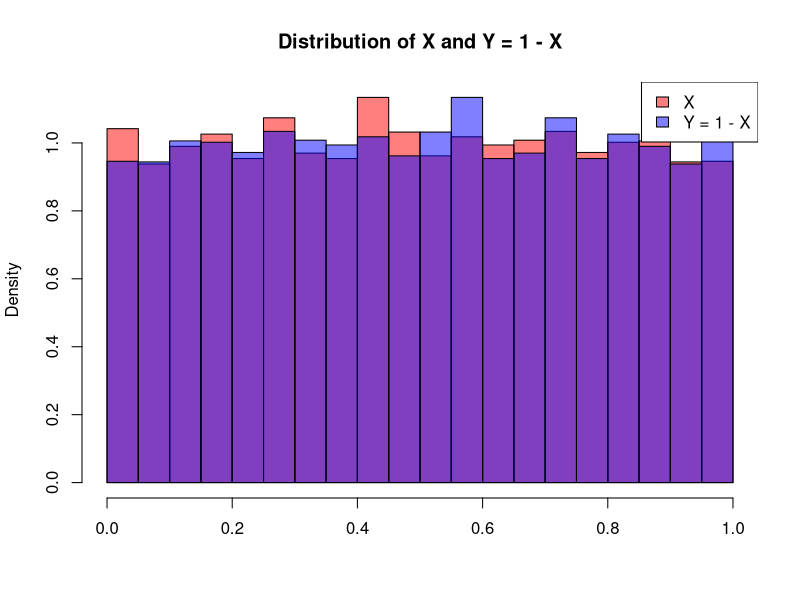
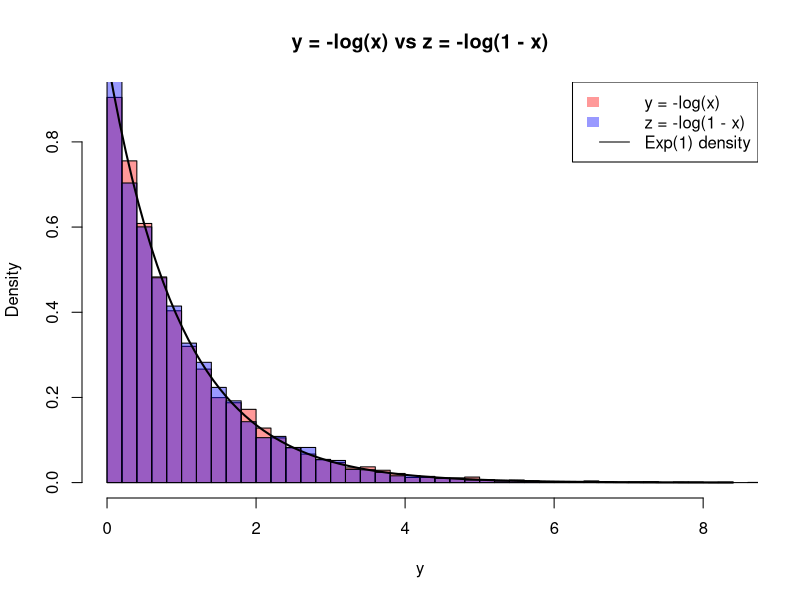
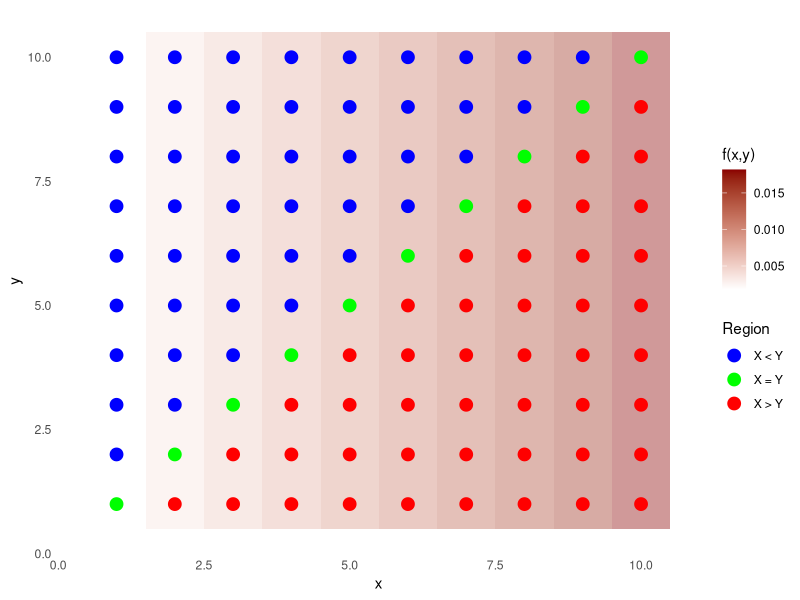
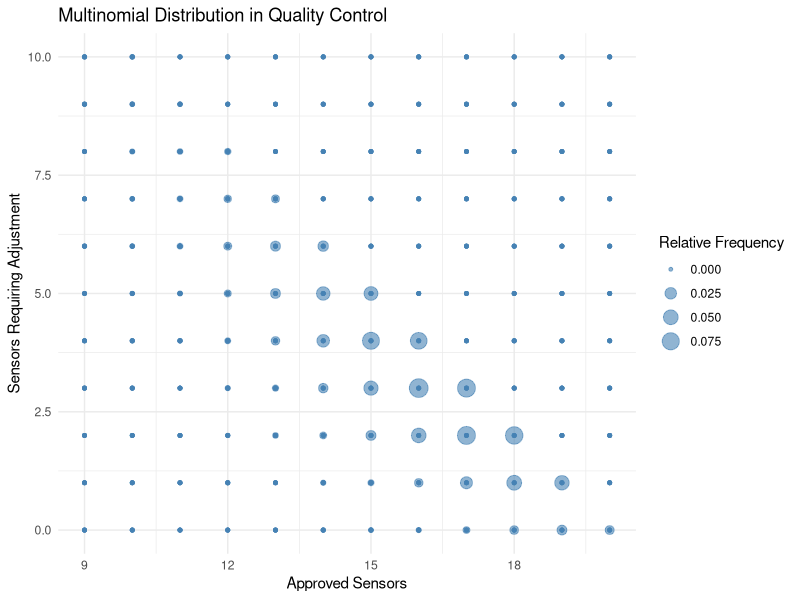

Source code (R) for these figures, in order:
## ---- chunk 1
#| label: Symm-unif-r
#| code-fold: true

set.seed(123)           # Reproducibility
n <- 10000              # Number of simulations
x <- runif(n)           # X ~ Uniform(0,1)
y <- 1 - x              # Y = 1 - X

hist(x, breaks = 30, freq = FALSE,
     col = rgb(1,0,0,0.5), main = "Distribution of X and Y = 1 - X", xlab = "")
hist(y, breaks = 30, freq = FALSE,
     col = rgb(0,0,1,0.5), add = TRUE)
legend("topright", legend = c("X", "Y = 1 - X"),
       fill = c(rgb(1,0,0,0.5), rgb(0,0,1,0.5)))
## ---- chunk 2
#| label: exp-transform-r
#| code-fold: true

set.seed(42)
 n <- 10000
 x <- runif(n)
 y <- -log(x)
 z <- -log(1 - x)

hist(y, breaks = 50, freq = FALSE,
     col = rgb(1,0,0,0.4), main = "y = -log(x) vs z = -log(1 - x)")
hist(z, breaks = 50, freq = FALSE,
     col = rgb(0,0,1,0.4), add = TRUE)
curve(dexp(x, rate = 1), col = "black", lwd = 2, add = TRUE)
legend("topright", legend = c("y = -log(x)", "z = -log(1 - x)", "Exp(1) density"),
       fill = c(rgb(1,0,0,0.4), rgb(0,0,1,0.4), NA), border = NA,
       lty = c(NA, NA, 1), col = c(NA, NA, "black"))
## ---- chunk 3
#| label: cx-example-r
#| code-fold: true

# Parameters
N <- 10
c <- 2 / (N^2 * (N + 1))

# Create grid of points
grid <- expand.grid(x = 1:N, y = 1:N)
grid$f <- c * grid$x

# Classify region
grid$region <- with(grid, ifelse(x < y, "X < Y",
                          ifelse(x == y, "X = Y", "X > Y")))

# Color palette by region
region_colors <- c("X < Y" = "blue",
                   "X = Y" = "green",
                   "X > Y" = "red")

# Load ggplot2
library(ggplot2)

# Plot
ggplot(grid, aes(x = x, y = y)) +
  geom_tile(aes(fill = f), alpha = 0.4) +
  geom_point(aes(color = region), size = 4) +
  scale_color_manual(values = region_colors) +
  scale_fill_gradient(low = "white", high = "darkred") +
  labs(x = "x", y = "y", fill = "f(x,y)", color = "Region") +
  theme_minimal() +
  theme(panel.grid = element_blank())
## ---- chunk 4
#| label: sensor-example-r
#| code-fold: true

n <- 20
p <- c(0.80, 0.15, 0.05)
outcome <- c(16, 3, 1)
prob <- dmultinom(outcome, size = n, prob = p)
round(prob, 6)
## ---- chunk 5
#| label: sensor10000-example-r
#| code-fold: true
set.seed(123)
simulaciones <- rmultinom(n = 10000, size = 20, prob = p)
df <- as.data.frame(t(simulaciones))
colnames(df) <- c("Approved", "Adjustment", "Rejected")

# Relative frequency table
tabla <- as.data.frame(table(df))
tabla$Prob <- tabla$Freq / sum(tabla$Freq)

# Visualization with ggplot2
library(ggplot2)
ggplot(tabla, aes(
  x = as.numeric(as.character(Approved)),
  y = as.numeric(as.character(Adjustment)),
  size = Prob)) +
  geom_point(alpha = 0.6, color = "steelblue") +
  labs(
    title = "Multinomial Distribution in Quality Control",
    x = "Approved Sensors",
    y = "Sensors Requiring Adjustment",
    size = "Relative Frequency") +
  theme_minimal()
